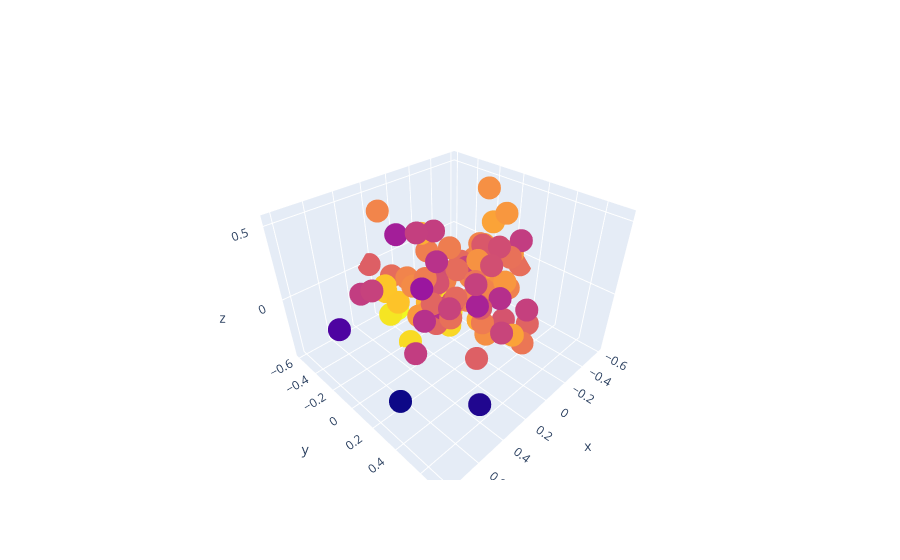

The code cell stored with this chart in its notebook:
### Code cell
plot_pca_important_features()

### Figure 1 — Plotly figure (JSON) as saved in the notebook; plotly's stock layout.template omitted (floating-point values rounded to 4 significant figures)
{"data": [{"marker": {"color": [0.754, 0.74, 0.587, 0.739, 0.835, 0.68, 0.816, 0.791, 0.836, 0.626, 0.765, 0.511, 0.586, 0.851, 0.753, 0.698, 0.699, 0.595, 0.921, 0.922, 0.653, 0.903, 0.71, 0.596, 0.762, 0.825, 0.708, 0.642, 0.872, 0.599, 0.884, 0.737, 0.556, 0.592, 0.726, 0.56, 0.637, 0.72, 0.669, 0.694, 0.748, 0.791, 0.834, 0.605, 0.777, 0.747, 0.704, 0.601, 0.656, 0.489, 0.88, 0.687, 0.698, 0.755, 0.776, 0.931, 0.687, 0.752, 0.732, 0.791, 0.697, 0.912, 0.797, 0.622, 0.52, 0.602, 0.681, 0.631, 0.799, 0.841, 0.663, 0.801, 0.735, 0.909, 0.589, 0.67, 0.63, 0.792, 0.814, 0.876, 0.351, 0.815, 0.908, 0.754, 0.587, 0.722, 0.798, 0.855, 0.775, 0.909, 0.781, 0.964, 0.752, 0.284, 0.734, 0.684, 0.638, 0.552, 0.258, 0.553], "size": 8}, "mode": "markers", "text": ["Drake - God's Plan", "XXXTENTACION - SAD!", "Post Malone - rockstar (feat. 21 Savage)", "Post Malone - Psycho (feat. Ty Dolla $ign)", "Drake - In My Feelings", "Post Malone - Better Now", "Cardi B - I Like It", "Calvin Harris - One Kiss (with Dua Lipa)", "Dua Lipa - IDGAF", "Marshmello - FRIENDS", "Camila Cabello - Havana", "Juice WRLD - Lucid Dreams", "Drake - Nice For What", "Maroon 5 - Girls Like You (feat. Cardi B)", "Zedd - The Middle", "Kendrick Lamar - All The Stars (with SZA)", "Ariana Grande - no tears left to cry", "Nicky Jam - X", "XXXTENTACION - Moonlight", "BlocBoy JB - Look Alive (feat. Drake)", "Rudimental - These Days (feat. Jess Glynne, Macklemore & Dan Caplen)", "Nio Garcia - Te Bot? - Remix", "Bazzi - Mine", "5 Seconds of Summer - Youngblood", "Dua Lipa - New Rules", "Ed Sheeran - Shape of You", "Khalid - Love Lies (with Normani)", "Bebe Rexha - Meant to Be (feat. Florida Georgia Line)", "XXXTENTACION - Jocelyn Flores", "Ed Sheeran - Perfect", "Tyga - Taste (feat. Offset)", "Clean Bandit - Solo (feat. Demi Lovato)", "Post Malone - I Fall Apart", "Dennis Lloyd - Nevermind", "Luis Fonsi - ?chame La Culpa", "benny blanco - Eastside (with Halsey & Khalid)", "Camila Cabello - Never Be the Same", "Selena Gomez - Wolves", "XXXTENTACION - changes", "Dynoro - In My Mind", "Eminem - River (feat. Ed Sheeran)", "Daddy Yankee - Dura", "Travis Scott - SICKO MODE", "Imagine Dragons - Thunder", "Reik - Me Niego", "Ti?sto - Jackie Chan", "Bruno Mars - Finesse (Remix) [feat. Cardi B]", "Selena Gomez - Back To You - From 13 Reasons Why ? Season 2 Soundtrack", "NF - Let You Down", "The Weeknd - Call Out My Name", "Offset - Ric Flair Drip (& Metro Boomin)", "Marshmello - Happier", "Sam Smith - Too Good At Goodbyes", "Lil Dicky - Freaky Friday (feat. Chris Brown)", "Imagine Dragons - Believer", "6ix9ine - FEFE (feat. Nicki Minaj & Murda Beatz)", "Jonas Blue - Rise", "Loud Luxury - Body (feat. brando)", "Lil Uzi Vert - XO TOUR Llif3", "Becky G - Sin Pijama", "Anne-Marie - 2002", "Drake - Nonstop", "XXXTENTACION - Fuck Love (feat. Trippie Redd)", "Shawn Mendes - In My Blood", "Marshmello - Silence", "Ariana Grande - God is a woman", "Piso 21 - D?jala que vuelva (feat. Manuel Turizo)", "David Guetta - Flames", "Maroon 5 - What Lovers Do", "DJ Snake - Taki Taki (with Selena Gomez, Ozuna & Cardi B)", "Hailee Steinfeld - Let Me Go (with Alesso, Florida Georgia Line & watt)", "Portugal. The Man - Feel It Still", "The Weeknd - Pray For Me (with Kendrick Lamar)", "Migos - Walk It Talk It", "G-Eazy - Him & I (with Halsey)", "Post Malone - Candy Paint", "Post Malone - Congratulations", "Sofia Reyes - 1, 2, 3 (feat. Jason Derulo & De La Ghetto)", "Natti Natasha - Criminal", "Rich The Kid - Plug Walk", "Billie Eilish - lovely (with Khalid)", "Migos - Stir Fry", "Kendrick Lamar - HUMBLE.", "Ozuna - Vaina Loca", "Ed Sheeran - Perfect Duet (Ed Sheeran & Beyonc?)", "Maluma - Coraz?n (feat. Nego do Borel)", "Khalid - Young Dumb & Broke", "Ozuna - S?guelo Bailando", "Anitta - Downtown", "Wolfine - Bella", "Calvin Harris - Promises (with Sam Smith)", "Lil Baby - Yes Indeed", "Lauv - I Like Me Better", "Keala Settle - This Is Me", "XXXTENTACION - Everybody Dies In Their Nightmares", "Zac Efron - Rewrite The Stars", "Clean Bandit - I Miss You (feat. Julia Michaels)", "DJ Khaled - No Brainer", "ZAYN - Dusk Till Dawn - Radio Edit", "Dean Lewis - Be Alright"], "type": "scatter3d", "x": [0.2324, -0.01568, 0.5247, 0.1493, 0.06418, 0.2336, -0.2286, -0.3048, 0.00472, -0.2416, 0.166, 0.3568, -0.4536, 0.09315, 0.01313, -0.05903, 0.07656, -0.1801, -0.1621, -0.08317, -0.206, -0.08094, -0.295, 0.1685, -0.1708, -0.467, 0.1759, -0.1216, 0.2421, 0.4896, 0.1233, -0.07964, 0.3783, 0.3552, -0.391, 0.1516, 0.2116, 0.03088, 0.2351, 0.2035, -0.289, -0.5426, -0.03099, 0.1347, -0.423, -0.3414, -0.5904, -0.05727, 0.01914, 0.4431, 0.2547, -0.3021, 0.1849, -0.1851, -0.2891, 0.2671, -0.2737, -0.1937, 0.03188, -0.4415, -0.151, 0.2488, 0.2364, 0.01359, 0.1917, 0.2725, -0.3544, 0.06635, 0.06946, -0.3021, -0.2751, -0.4514, 0.2164, 0.0559, 0.2052, 0.1436, -0.1004, -0.5536, -0.5486, 0.3235, 0.7961, -0.1131, 0.05468, -0.2449, 0.4617, -0.2078, 0.1799, -0.2145, -0.1011, -0.2808, -0.1229, 0.1172, 0.1483, 0.5695, -0.0955, 0.2355, 0.1513, -0.1435, 0.8102, 0.1779], "y": [-0.4373, -0.277, 0.2085, -0.004228, -0.2355, 0.06913, 0.04915, 0.1617, -0.2999, 0.1453, -0.2219, -0.1089, 0.1548, -0.167, -0.07802, -0.1354, 0.08931, 0.4384, -0.2395, -0.1191, 0.04035, -0.2017, 0.1957, 0.3229, -0.02558, -0.2593, 0.1368, 0.3119, -0.2892, -0.2065, -0.2834, -0.1297, 0.1253, 0.06317, 0.08107, -0.005459, 0.1906, 0.1967, -0.5917, 0.2062, -0.1008, -0.0465, 0.1786, 0.4973, -0.1113, 0.1662, 0.06814, 0.04491, 0.2384, 0.1893, -0.3999, 0.02166, -0.416, -0.05921, 0.08251, -0.3519, 0.04534, 0.0812, 0.2689, -0.1388, -0.09923, -0.1791, -0.09193, 0.2096, 0.3602, 0.2233, 0.3422, -0.07237, -0.1474, -0.06884, -0.03965, -0.157, -0.0389, -0.005651, 0.03227, 0.3297, 0.2068, 0.02024, -0.1639, -0.3038, -0.09837, 0.3979, 0.006317, -0.0189, -0.3778, 0.4147, -0.07065, -0.2069, 0.1928, -0.465, 0.07661, -0.4707, -0.2985, 0.7271, -0.08026, 0.03902, 0.001539, 0.2561, 0.4191, 0.07052], "z": [0.4498, 0.1349, -0.1027, -0.1886, 0.3102, -0.1362, 0.05832, -0.04155, -0.1015, 0.243, -0.03194, 0.4612, 0.2087, -0.1736, 0.0114, 0.01629, 0.1958, -0.0553, -0.3339, -0.3232, 0.2295, -0.05563, 0.1681, 0.2471, -0.0258, -0.1521, -0.08615, -0.1686, -0.1571, 0.1006, -0.05099, 0.1923, -0.002546, 0.536, 0.1249, 0.2424, 0.08362, 0.1414, 0.0005711, 0.1144, 0.03631, 0.3042, -0.1948, -0.01328, 0.5011, -0.1048, -0.07509, 0.134, -0.04164, 0.2888, -0.1199, 0.1307, -0.03295, -0.2448, -0.1101, -0.2801, 0.1373, -0.0915, -0.1316, -0.02668, 0.0738, -0.4303, -0.1653, -0.03876, 0.1326, 0.08417, -0.3207, 0.1151, -0.06547, 0.004703, -0.01805, 0.05654, 0.1392, -0.253, 0.4797, -0.3151, 0.1974, 0.01532, 0.196, 0.008036, 0.05067, -0.2411, -0.2909, 0.2014, -0.02434, -0.3563, -0.1531, -0.07199, -0.3504, -0.2199, 0.1682, -0.378, -0.01071, -0.06303, -0.2132, 0.0003633, 0.09421, -0.04391, -0.09444, -0.04793]}], "layout": {}}
